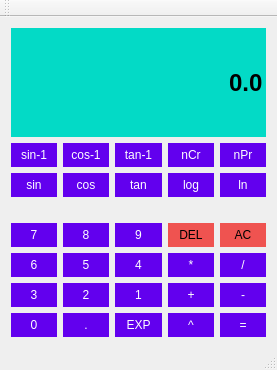
<?xml version="1.0" encoding="UTF-8"?>
<ui version="4.0">
 <class>Calculator</class>
 <widget class="QMainWindow" name="Calculator">
  <property name="geometry">
   <rect>
    <x>0</x>
    <y>0</y>
    <width>277</width>
    <height>370</height>
   </rect>
  </property>
  <property name="windowTitle">
   <string>Calculator</string>
  </property>
  <widget class="QWidget" name="centralWidget">
   <layout class="QGridLayout" name="gridLayout">
    <item row="2" column="0">
     <widget class="QPushButton" name="BtnSin">
      <property name="sizePolicy">
       <sizepolicy hsizetype="Preferred" vsizetype="Preferred">
        <horstretch>0</horstretch>
        <verstretch>0</verstretch>
       </sizepolicy>
      </property>
      <property name="styleSheet">
       <string notr="true">QPushButton {
	background-color: #6200EE;
	border: 1px rgb(0, 0, 0);
	color: rgb(255, 255, 255);
	padding: 5px;
}

QPushButton:pressed {
	background-color: #3700B3;
	border: 1px rgb(0, 0, 0);
	color: rgb(255, 255, 255);
	padding: 5px;
}</string>
      </property>
      <property name="text">
       <string>sin</string>
      </property>
     </widget>
    </item>
    <item row="7" column="0">
     <widget class="QPushButton" name="Btn0">
      <property name="styleSheet">
       <string notr="true">QPushButton {
	background-color: #6200EE;
	border: 1px rgb(0, 0, 0);
	color: rgb(255, 255, 255);
	padding: 5px;
}

QPushButton:pressed {
	background-color: #3700B3;
	border: 1px rgb(0, 0, 0);
	color: rgb(255, 255, 255);
	padding: 5px;
}</string>
      </property>
      <property name="text">
       <string>0</string>
      </property>
     </widget>
    </item>
    <item row="6" column="2">
     <widget class="QPushButton" name="Btn1">
      <property name="sizePolicy">
       <sizepolicy hsizetype="Preferred" vsizetype="Preferred">
        <horstretch>0</horstretch>
        <verstretch>0</verstretch>
       </sizepolicy>
      </property>
      <property name="styleSheet">
       <string notr="true">QPushButton {
	background-color: #6200EE;
	border: 1px rgb(0, 0, 0);
	color: rgb(255, 255, 255);
	padding: 5px;
}

QPushButton:pressed {
	background-color: #3700B3;
	border: 1px rgb(0, 0, 0);
	color: rgb(255, 255, 255);
	padding: 5px;
}</string>
      </property>
      <property name="text">
       <string>1</string>
      </property>
     </widget>
    </item>
    <item row="2" column="1">
     <widget class="QPushButton" name="BtnCos">
      <property name="sizePolicy">
       <sizepolicy hsizetype="Preferred" vsizetype="Preferred">
        <horstretch>0</horstretch>
        <verstretch>0</verstretch>
       </sizepolicy>
      </property>
      <property name="styleSheet">
       <string notr="true">QPushButton {
	background-color: #6200EE;
	border: 1px rgb(0, 0, 0);
	color: rgb(255, 255, 255);
	padding: 5px;
}

QPushButton:pressed {
	background-color: #3700B3;
	border: 1px rgb(0, 0, 0);
	color: rgb(255, 255, 255);
	padding: 5px;
}</string>
      </property>
      <property name="text">
       <string>cos</string>
      </property>
     </widget>
    </item>
    <item row="4" column="2">
     <widget class="QPushButton" name="Btn9">
      <property name="sizePolicy">
       <sizepolicy hsizetype="Preferred" vsizetype="Preferred">
        <horstretch>0</horstretch>
        <verstretch>0</verstretch>
       </sizepolicy>
      </property>
      <property name="styleSheet">
       <string notr="true">QPushButton {
	background-color: #6200EE;
	border: 1px rgb(0, 0, 0);
	padding: 5px;
 	color: rgb(255, 255, 255);
}

QPushButton:pressed {
	background-color: #3700B3;
	border: 1px rgb(0, 0, 0);
	color: rgb(255, 255, 255);
	padding: 5px;
}</string>
      </property>
      <property name="text">
       <string>9</string>
      </property>
     </widget>
    </item>
    <item row="2" column="4">
     <widget class="QPushButton" name="BtnLn">
      <property name="sizePolicy">
       <sizepolicy hsizetype="Preferred" vsizetype="Preferred">
        <horstretch>0</horstretch>
        <verstretch>0</verstretch>
       </sizepolicy>
      </property>
      <property name="styleSheet">
       <string notr="true">QPushButton {
	background-color: #6200EE;
	border: 1px rgb(0, 0, 0);
	color: rgb(255, 255, 255);
	padding: 5px;
}

QPushButton:pressed {
	background-color: #3700B3;
	border: 1px rgb(0, 0, 0);
	color: rgb(255, 255, 255);
	padding: 5px;
}</string>
      </property>
      <property name="text">
       <string>ln</string>
      </property>
     </widget>
    </item>
    <item row="7" column="1">
     <widget class="QPushButton" name="BtnDecimal">
      <property name="styleSheet">
       <string notr="true">QPushButton {
	background-color: #6200EE;
	border: 1px rgb(0, 0, 0);
	color: rgb(255, 255, 255);
	padding: 5px;
}

QPushButton:pressed {
	background-color: #3700B3;
	border: 1px rgb(0, 0, 0);
	color: rgb(255, 255, 255);
	padding: 5px;
}</string>
      </property>
      <property name="text">
       <string>.</string>
      </property>
     </widget>
    </item>
    <item row="0" column="0" colspan="5">
     <widget class="QLineEdit" name="Display">
      <property name="sizePolicy">
       <sizepolicy hsizetype="Preferred" vsizetype="Expanding">
        <horstretch>0</horstretch>
        <verstretch>0</verstretch>
       </sizepolicy>
      </property>
      <property name="font">
       <font>
        <pointsize>18</pointsize>
        <weight>75</weight>
        <bold>true</bold>
       </font>
      </property>
      <property name="styleSheet">
       <string notr="true">QLineEdit {
	background-color: #03DAC6;
	border: 1px rgb(0, 0, 0);
}
</string>
      </property>
      <property name="text">
       <string>0.0</string>
      </property>
      <property name="alignment">
       <set>Qt::AlignRight|Qt::AlignTrailing|Qt::AlignVCenter</set>
      </property>
     </widget>
    </item>
    <item row="7" column="4">
     <widget class="QPushButton" name="BtnEql">
      <property name="styleSheet">
       <string notr="true">QPushButton {
	background-color: #6200EE;
	border: 1px rgb(0, 0, 0);
	color: rgb(255, 255, 255);
	padding: 5px;
}

QPushButton:pressed {
	background-color: #3700B3;
	border: 1px rgb(0, 0, 0);
	color: rgb(255, 255, 255);
	padding: 5px;
}</string>
      </property>
      <property name="text">
       <string>=</string>
      </property>
     </widget>
    </item>
    <item row="6" column="4">
     <widget class="QPushButton" name="BtnSub">
      <property name="sizePolicy">
       <sizepolicy hsizetype="Preferred" vsizetype="Preferred">
        <horstretch>0</horstretch>
        <verstretch>0</verstretch>
       </sizepolicy>
      </property>
      <property name="styleSheet">
       <string notr="true">QPushButton {
	background-color: #6200EE;
	border: 1px rgb(0, 0, 0);
	color: rgb(255, 255, 255);
	padding: 5px;
}

QPushButton:pressed {
	background-color: #3700B3;
	border: 1px rgb(0, 0, 0);
	color: rgb(255, 255, 255);
	padding: 5px;
}</string>
      </property>
      <property name="text">
       <string>-</string>
      </property>
     </widget>
    </item>
    <item row="7" column="2">
     <widget class="QPushButton" name="BtnExp">
      <property name="styleSheet">
       <string notr="true">QPushButton {
	background-color: #6200EE;
	border: 1px rgb(0, 0, 0);
	color: rgb(255, 255, 255);
	padding: 5px;
}

QPushButton:pressed {
	background-color: #3700B3;
	border: 1px rgb(0, 0, 0);
	color: rgb(255, 255, 255);
	padding: 5px;
}</string>
      </property>
      <property name="text">
       <string>EXP</string>
      </property>
     </widget>
    </item>
    <item row="4" column="1">
     <widget class="QPushButton" name="Btn8">
      <property name="sizePolicy">
       <sizepolicy hsizetype="Preferred" vsizetype="Preferred">
        <horstretch>0</horstretch>
        <verstretch>0</verstretch>
       </sizepolicy>
      </property>
      <property name="styleSheet">
       <string notr="true">QPushButton {
	background-color: #6200EE;
	border: 1px rgb(0, 0, 0);
	color: rgb(255, 255, 255);
	padding: 5px;
}

QPushButton:pressed {
	background-color: #3700B3;
	border: 1px rgb(0, 0, 0);
	color: rgb(255, 255, 255);
	padding: 5px;
}</string>
      </property>
      <property name="text">
       <string>8</string>
      </property>
     </widget>
    </item>
    <item row="4" column="4">
     <widget class="QPushButton" name="BtnAC">
      <property name="sizePolicy">
       <sizepolicy hsizetype="Preferred" vsizetype="Preferred">
        <horstretch>0</horstretch>
        <verstretch>0</verstretch>
       </sizepolicy>
      </property>
      <property name="styleSheet">
       <string notr="true">QPushButton {
	background-color: #EF5350;
	border: 1px rgb(0, 0, 0);
	padding: 5px;
}

QPushButton:pressed {
	background-color: #B71C1C;
	border: 1px rgb(0, 0, 0);
	padding: 5px;
}</string>
      </property>
      <property name="text">
       <string>AC</string>
      </property>
     </widget>
    </item>
    <item row="5" column="4">
     <widget class="QPushButton" name="BtnDiv">
      <property name="sizePolicy">
       <sizepolicy hsizetype="Preferred" vsizetype="Preferred">
        <horstretch>0</horstretch>
        <verstretch>0</verstretch>
       </sizepolicy>
      </property>
      <property name="styleSheet">
       <string notr="true">QPushButton {
	background-color: #6200EE;
	border: 1px rgb(0, 0, 0);
	color: rgb(255, 255, 255);
	padding: 5px;
}

QPushButton:pressed {
	background-color: #3700B3;
	border: 1px rgb(0, 0, 0);
	color: rgb(255, 255, 255);
	padding: 5px;
}</string>
      </property>
      <property name="text">
       <string>/</string>
      </property>
     </widget>
    </item>
    <item row="5" column="1">
     <widget class="QPushButton" name="Btn5">
      <property name="sizePolicy">
       <sizepolicy hsizetype="Preferred" vsizetype="Preferred">
        <horstretch>0</horstretch>
        <verstretch>0</verstretch>
       </sizepolicy>
      </property>
      <property name="styleSheet">
       <string notr="true">QPushButton {
	background-color: #6200EE;
	border: 1px rgb(0, 0, 0);
	color: rgb(255, 255, 255);
	padding: 5px;
}

QPushButton:pressed {
	background-color: #3700B3;
	border: 1px rgb(0, 0, 0);
	color: rgb(255, 255, 255);
	padding: 5px;
}</string>
      </property>
      <property name="text">
       <string>5</string>
      </property>
     </widget>
    </item>
    <item row="5" column="3">
     <widget class="QPushButton" name="BtnMul">
      <property name="sizePolicy">
       <sizepolicy hsizetype="Preferred" vsizetype="Preferred">
        <horstretch>0</horstretch>
        <verstretch>0</verstretch>
       </sizepolicy>
      </property>
      <property name="styleSheet">
       <string notr="true">QPushButton {
	background-color: #6200EE;
	border: 1px rgb(0, 0, 0);
	color: rgb(255, 255, 255);
	padding: 5px;
}

QPushButton:pressed {
	background-color: #3700B3;
	border: 1px rgb(0, 0, 0);
	color: rgb(255, 255, 255);
	padding: 5px;
}</string>
      </property>
      <property name="text">
       <string>*</string>
      </property>
     </widget>
    </item>
    <item row="2" column="2">
     <widget class="QPushButton" name="BtnTan">
      <property name="sizePolicy">
       <sizepolicy hsizetype="Preferred" vsizetype="Preferred">
        <horstretch>0</horstretch>
        <verstretch>0</verstretch>
       </sizepolicy>
      </property>
      <property name="styleSheet">
       <string notr="true">QPushButton {
	background-color: #6200EE;
	border: 1px rgb(0, 0, 0);
	color: rgb(255, 255, 255);
	padding: 5px;
}

QPushButton:pressed {
	background-color: #3700B3;
	border: 1px rgb(0, 0, 0);
	color: rgb(255, 255, 255);
	padding: 5px;
}</string>
      </property>
      <property name="text">
       <string>tan</string>
      </property>
     </widget>
    </item>
    <item row="6" column="1">
     <widget class="QPushButton" name="Btn2">
      <property name="sizePolicy">
       <sizepolicy hsizetype="Preferred" vsizetype="Preferred">
        <horstretch>0</horstretch>
        <verstretch>0</verstretch>
       </sizepolicy>
      </property>
      <property name="styleSheet">
       <string notr="true">QPushButton {
	background-color: #6200EE;
	border: 1px rgb(0, 0, 0);
	color: rgb(255, 255, 255);
	padding: 5px;
}

QPushButton:pressed {
	background-color: #3700B3;
	border: 1px rgb(0, 0, 0);
	color: rgb(255, 255, 255);
	padding: 5px;
}</string>
      </property>
      <property name="text">
       <string>2</string>
      </property>
     </widget>
    </item>
    <item row="4" column="0">
     <widget class="QPushButton" name="Btn7">
      <property name="sizePolicy">
       <sizepolicy hsizetype="Preferred" vsizetype="Preferred">
        <horstretch>0</horstretch>
        <verstretch>0</verstretch>
       </sizepolicy>
      </property>
      <property name="styleSheet">
       <string notr="true">QPushButton {
	background-color: #6200EE;
	border: 1px rgb(0, 0, 0);
	color: rgb(255, 255, 255);
	padding: 5px;
}

QPushButton:pressed {
	background-color: #3700B3;
	border: 1px rgb(0, 0, 0);
	color: rgb(255, 255, 255);
	padding: 5px;
}</string>
      </property>
      <property name="text">
       <string>7</string>
      </property>
     </widget>
    </item>
    <item row="5" column="0">
     <widget class="QPushButton" name="Btn6">
      <property name="sizePolicy">
       <sizepolicy hsizetype="Preferred" vsizetype="Preferred">
        <horstretch>0</horstretch>
        <verstretch>0</verstretch>
       </sizepolicy>
      </property>
      <property name="styleSheet">
       <string notr="true">QPushButton {
	background-color: #6200EE;
	border: 1px rgb(0, 0, 0);
	color: rgb(255, 255, 255);
	padding: 5px;
}

QPushButton:pressed {
	background-color: #3700B3;
	border: 1px rgb(0, 0, 0);
	color: rgb(255, 255, 255);
	padding: 5px;
}</string>
      </property>
      <property name="text">
       <string>6</string>
      </property>
     </widget>
    </item>
    <item row="4" column="3">
     <widget class="QPushButton" name="BtnDel">
      <property name="sizePolicy">
       <sizepolicy hsizetype="Preferred" vsizetype="Preferred">
        <horstretch>0</horstretch>
        <verstretch>0</verstretch>
       </sizepolicy>
      </property>
      <property name="styleSheet">
       <string notr="true">QPushButton {
	background-color: #EF5350;
	border: 1px rgb(0, 0, 0);
	padding: 5px;
}

QPushButton:pressed {
	background-color: #B71C1C;
	border: 1px rgb(0, 0, 0);
	padding: 5px;
}</string>
      </property>
      <property name="text">
       <string>DEL</string>
      </property>
     </widget>
    </item>
    <item row="7" column="3">
     <widget class="QPushButton" name="BtnPow">
      <property name="styleSheet">
       <string notr="true">QPushButton {
	background-color: #6200EE;
	border: 1px rgb(0, 0, 0);
	color: rgb(255, 255, 255);
	padding: 5px;
}

QPushButton:pressed {
	background-color: #3700B3;
	border: 1px rgb(0, 0, 0);
	color: rgb(255, 255, 255);
	padding: 5px;
}</string>
      </property>
      <property name="text">
       <string>^</string>
      </property>
     </widget>
    </item>
    <item row="3" column="0" colspan="5">
     <spacer name="horizontalSpacer">
      <property name="orientation">
       <enum>Qt::Horizontal</enum>
      </property>
      <property name="sizeType">
       <enum>QSizePolicy::Preferred</enum>
      </property>
      <property name="sizeHint" stdset="0">
       <size>
        <width>40</width>
        <height>20</height>
       </size>
      </property>
     </spacer>
    </item>
    <item row="6" column="3">
     <widget class="QPushButton" name="BtnAdd">
      <property name="sizePolicy">
       <sizepolicy hsizetype="Preferred" vsizetype="Preferred">
        <horstretch>0</horstretch>
        <verstretch>0</verstretch>
       </sizepolicy>
      </property>
      <property name="styleSheet">
       <string notr="true">QPushButton {
	background-color: #6200EE;
	border: 1px rgb(0, 0, 0);
	color: rgb(255, 255, 255);
	padding: 5px;
}

QPushButton:pressed {
	background-color: #3700B3;
	border: 1px rgb(0, 0, 0);
	color: rgb(255, 255, 255);
	padding: 5px;
}</string>
      </property>
      <property name="text">
       <string>+</string>
      </property>
     </widget>
    </item>
    <item row="2" column="3">
     <widget class="QPushButton" name="BtnLog">
      <property name="sizePolicy">
       <sizepolicy hsizetype="Preferred" vsizetype="Preferred">
        <horstretch>0</horstretch>
        <verstretch>0</verstretch>
       </sizepolicy>
      </property>
      <property name="styleSheet">
       <string notr="true">QPushButton {
	background-color: #6200EE;
	border: 1px rgb(0, 0, 0);
	color: rgb(255, 255, 255);
	padding: 5px;
}

QPushButton:pressed {
	background-color: #3700B3;
	border: 1px rgb(0, 0, 0);
	color: rgb(255, 255, 255);
	padding: 5px;
}</string>
      </property>
      <property name="text">
       <string>log</string>
      </property>
     </widget>
    </item>
    <item row="5" column="2">
     <widget class="QPushButton" name="Btn4">
      <property name="sizePolicy">
       <sizepolicy hsizetype="Preferred" vsizetype="Preferred">
        <horstretch>0</horstretch>
        <verstretch>0</verstretch>
       </sizepolicy>
      </property>
      <property name="styleSheet">
       <string notr="true">QPushButton {
	background-color: #6200EE;
	border: 1px rgb(0, 0, 0);
	color: rgb(255, 255, 255);
	padding: 5px;
}

QPushButton:pressed {
	background-color: #3700B3;
	border: 1px rgb(0, 0, 0);
	color: rgb(255, 255, 255);
	padding: 5px;
}</string>
      </property>
      <property name="text">
       <string>4</string>
      </property>
     </widget>
    </item>
    <item row="6" column="0">
     <widget class="QPushButton" name="Btn3">
      <property name="sizePolicy">
       <sizepolicy hsizetype="Preferred" vsizetype="Preferred">
        <horstretch>0</horstretch>
        <verstretch>0</verstretch>
       </sizepolicy>
      </property>
      <property name="styleSheet">
       <string notr="true">QPushButton {
	background-color: #6200EE;
	border: 1px rgb(0, 0, 0);
	color: rgb(255, 255, 255);
	padding: 5px;
}

QPushButton:pressed {
	background-color: #3700B3;
	border: 1px rgb(0, 0, 0);
	color: rgb(255, 255, 255);
	padding: 5px;
}</string>
      </property>
      <property name="text">
       <string>3</string>
      </property>
     </widget>
    </item>
    <item row="1" column="0">
     <widget class="QPushButton" name="BtnSinInv">
      <property name="sizePolicy">
       <sizepolicy hsizetype="Preferred" vsizetype="Preferred">
        <horstretch>0</horstretch>
        <verstretch>0</verstretch>
       </sizepolicy>
      </property>
      <property name="styleSheet">
       <string notr="true">QPushButton {
	background-color: #6200EE;
	border: 1px rgb(0, 0, 0);
	color: rgb(255, 255, 255);
	padding: 5px;
}

QPushButton:pressed {
	background-color: #3700B3;
	border: 1px rgb(0, 0, 0);
	color: rgb(255, 255, 255);
	padding: 5px;
}</string>
      </property>
      <property name="text">
       <string>sin-1</string>
      </property>
     </widget>
    </item>
    <item row="1" column="1">
     <widget class="QPushButton" name="BtnCosInv">
      <property name="sizePolicy">
       <sizepolicy hsizetype="Preferred" vsizetype="Preferred">
        <horstretch>0</horstretch>
        <verstretch>0</verstretch>
       </sizepolicy>
      </property>
      <property name="styleSheet">
       <string notr="true">QPushButton {
	background-color: #6200EE;
	border: 1px rgb(0, 0, 0);
	color: rgb(255, 255, 255);
	padding: 5px;
}

QPushButton:pressed {
	background-color: #3700B3;
	border: 1px rgb(0, 0, 0);
	color: rgb(255, 255, 255);
	padding: 5px;
}</string>
      </property>
      <property name="text">
       <string>cos-1</string>
      </property>
     </widget>
    </item>
    <item row="1" column="2">
     <widget class="QPushButton" name="BtnTanInv">
      <property name="sizePolicy">
       <sizepolicy hsizetype="Preferred" vsizetype="Preferred">
        <horstretch>0</horstretch>
        <verstretch>0</verstretch>
       </sizepolicy>
      </property>
      <property name="styleSheet">
       <string notr="true">QPushButton {
	background-color: #6200EE;
	border: 1px rgb(0, 0, 0);
	color: rgb(255, 255, 255);
	padding: 5px;
}

QPushButton:pressed {
	background-color: #3700B3;
	border: 1px rgb(0, 0, 0);
	color: rgb(255, 255, 255);
	padding: 5px;
}</string>
      </property>
      <property name="text">
       <string>tan-1</string>
      </property>
     </widget>
    </item>
    <item row="1" column="3">
     <widget class="QPushButton" name="BtnCombination">
      <property name="sizePolicy">
       <sizepolicy hsizetype="Preferred" vsizetype="Preferred">
        <horstretch>0</horstretch>
        <verstretch>0</verstretch>
       </sizepolicy>
      </property>
      <property name="styleSheet">
       <string notr="true">QPushButton {
	background-color: #6200EE;
	border: 1px rgb(0, 0, 0);
	color: rgb(255, 255, 255);
	padding: 5px;
}

QPushButton:pressed {
	background-color: #3700B3;
	border: 1px rgb(0, 0, 0);
	color: rgb(255, 255, 255);
	padding: 5px;
}</string>
      </property>
      <property name="text">
       <string>nCr</string>
      </property>
     </widget>
    </item>
    <item row="1" column="4">
     <widget class="QPushButton" name="BtnPermutation">
      <property name="sizePolicy">
       <sizepolicy hsizetype="Preferred" vsizetype="Preferred">
        <horstretch>0</horstretch>
        <verstretch>0</verstretch>
       </sizepolicy>
      </property>
      <property name="styleSheet">
       <string notr="true">QPushButton {
	background-color: #6200EE;
	border: 1px rgb(0, 0, 0);
	color: rgb(255, 255, 255);
	padding: 5px;
}

QPushButton:pressed {
	background-color: #3700B3;
	border: 1px rgb(0, 0, 0);
	color: rgb(255, 255, 255);
	padding: 5px;
}</string>
      </property>
      <property name="text">
       <string>nPr</string>
      </property>
     </widget>
    </item>
   </layout>
  </widget>
  <widget class="QMenuBar" name="menuBar">
   <property name="geometry">
    <rect>
     <x>0</x>
     <y>0</y>
     <width>277</width>
     <height>28</height>
    </rect>
   </property>
  </widget>
  <widget class="QToolBar" name="mainToolBar">
   <attribute name="toolBarArea">
    <enum>TopToolBarArea</enum>
   </attribute>
   <attribute name="toolBarBreak">
    <bool>false</bool>
   </attribute>
  </widget>
  <widget class="QStatusBar" name="statusBar"/>
 </widget>
 <layoutdefault spacing="6" margin="11"/>
 <resources/>
 <connections/>
</ui>
